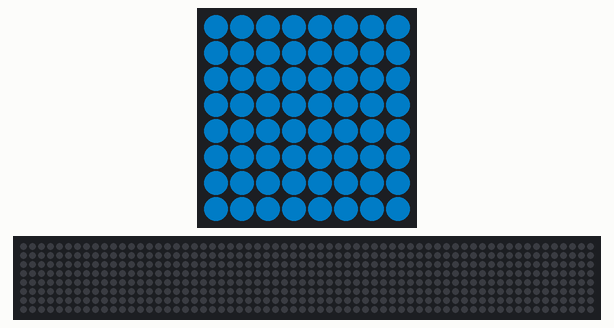
Recording of a program running on a simulated Raspberry Pi (BCM pin numbers) with a Sense HAT. Shown: the Sense HAT's 8×8 RGB LED matrix, a strip that is not on the board, showing the scrolling text unrolled. Dim RGB values are drawn brighter than linear; random numbers come from a fixed seed; the 64×8 strip is a reading aid, not a part: it shows the text the matrix is scrolling, unrolled, one strip-width of it at a time. At 21.9 s the program stops and its outputs stay as they are.

Above: at 0.07 s.
At 0.57 s:
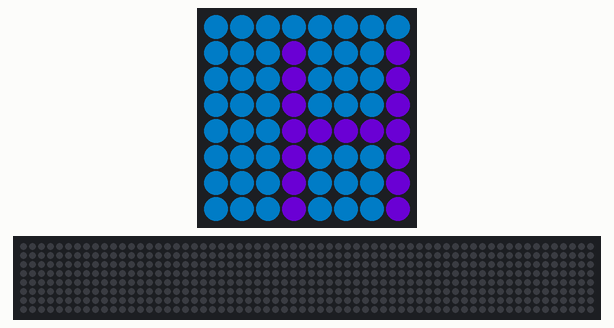
At 5.7 s:
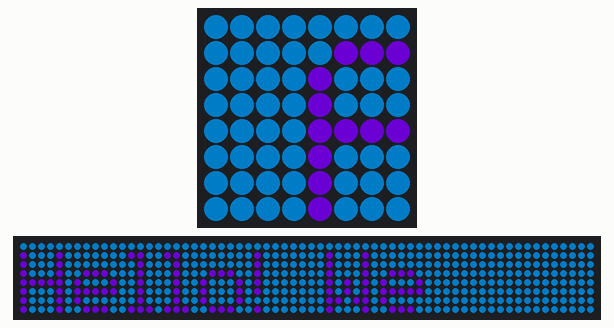
At 10.94 s:
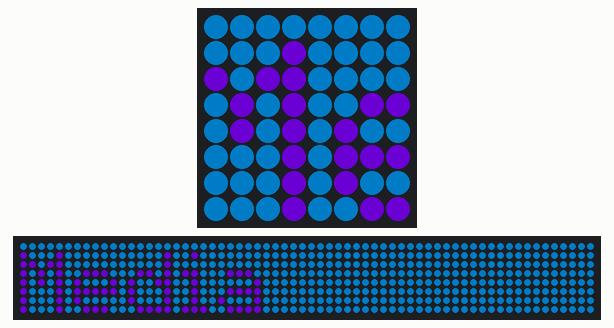
At 16.38 s:
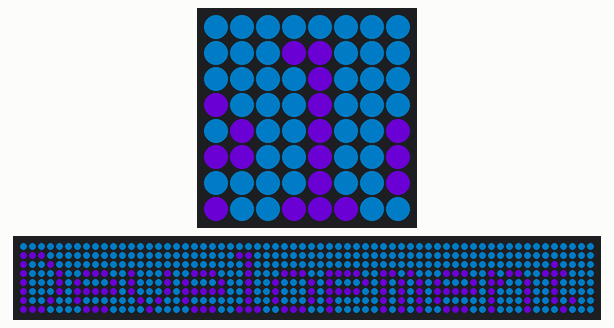
At 21.82 s:
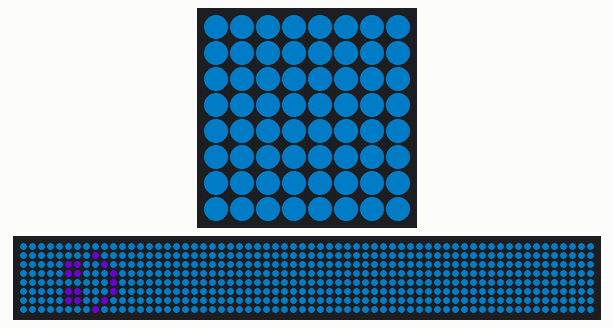

The program:

baseline.py
```python
from sense_hat import SenseHat
from random import randint

sense = SenseHat()

string = "Hello! We Are New Media Development :)"

def randomcolor_back() :
	return (randint(0, 100), randint(0, 100), randint(0, 100))

def randomcolor_front() :
	return (randint(0, 255), randint(0, 255), randint(0, 255))


sense.show_message(string, 0.1, randomcolor_front(), randomcolor_back())

sense.clear()
```
